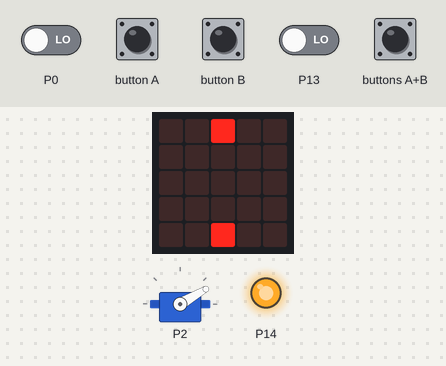
Bench run of a program on a simulated BBC micro:bit (MakeCode). Shown: servo, the board's 5×5 LED display, output pins drawn as LEDs (lit = HIGH). The inputs (shaded band) are chosen by the test bench; at power-on: P0 LOW, P13 LOW.

Above: at 1.2 s.
1.3 s: button A pressed for 0.15 s
At 2.0 s:
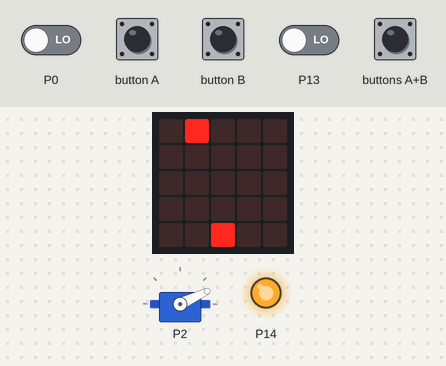
2.9 s: buttons A+B pressed for 0.15 s
At 3.7 s:
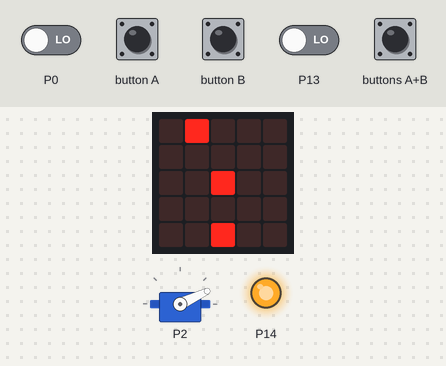
4.5 s: button B pressed for 0.15 s
At 5.4 s:
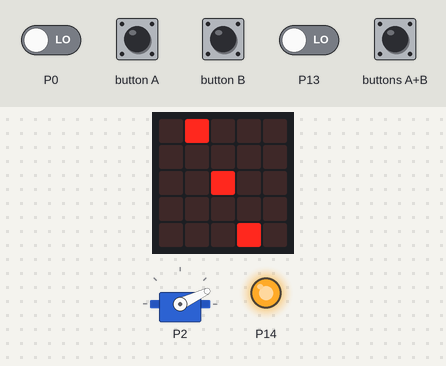
6.1 s: buttons A+B pressed for 1 s
At 7.4 s:
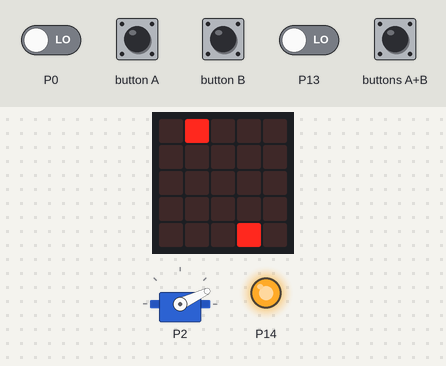
8.6 s: button A pressed for 0.15 s
At 9.8 s:
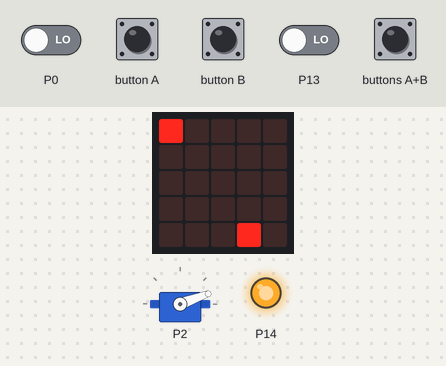
10.2 s: button A pressed for 0.15 s
At 11.8 s:
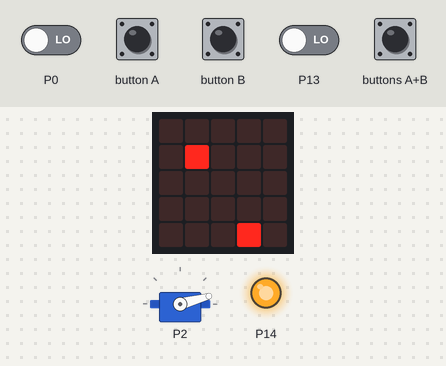
Timing chart, 0 to 12.8 s (numbered marks = the images above; inputs shaded):
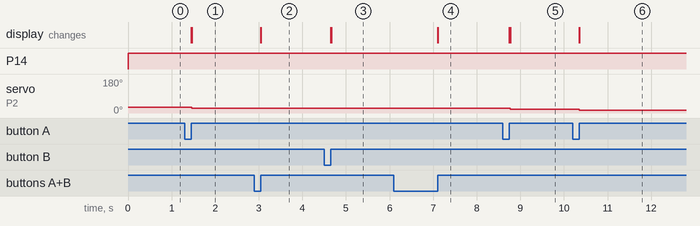

The program:

main.ts
```typescript
input.onButtonPressed(Button.A, function () {
    if (F == 1) {
        basic.clearScreen()
        led.plot(2, 2)
        Angle_F += -5
        Xf += -1
    } else {
        basic.clearScreen()
        angle_O += -5
        Xo += -1
    }
})
input.onButtonPressed(Button.AB, function () {
    if (F == 1) {
        F = 0
        O = 1
        led.unplot(2, 2)
    } else {
        F = 1
        O = 0
        led.plot(2, 2)
    }
})
input.onButtonPressed(Button.B, function () {
    if (F == 1) {
        basic.clearScreen()
        led.plot(2, 2)
        Angle_F += 5
        Xf += 1
    } else {
        basic.clearScreen()
        angle_O += 5
        Xo += 1
    }
})
let O = 0
let F = 0
let Angle_F = 110
let angle_O = 30
let Xo = 2
let Xf = 2
basic.forever(function () {
    if (pins.digitalReadPin(DigitalPin.P13) == 1 || (pins.digitalReadPin(DigitalPin.P0) == 0 || pins.digitalReadPin(DigitalPin.P1) == 0)) {
        pins.digitalWritePin(DigitalPin.P14, 1)
        servos.P2.setAngle(angle_O)
    } else {
        pins.digitalWritePin(DigitalPin.P14, 0)
        servos.P2.setAngle(Angle_F)
    }
    if (Xo > 4) {
        led.plot(Xo - 2, 1)
    } else if (Xo < 0) {
        led.plot(Xo + 2, 1)
    } else {
        led.plot(Xo, 0)
    }
    if (Xf > 4) {
        led.plot(Xf - 2, 3)
    } else if (Xf < 0) {
        led.plot(Xf + 2, 3)
    } else {
        led.plot(Xf, 4)
    }
})
```

test.ts
```typescript
// les tests vont ici ; cela ne sera pas compilé si ce paquet est utilisé en tant qu'extension.
```

Measured:
- after the input at 1.3 s, servo on P2: 30° → 25° after 0.17 s; the display: first changes after 0.15 s (image 1 shows a later state)
- after the input at 2.9 s, the display: changes after 0.15 s (image 2)
- after the input at 4.5 s, the display: first changes after 0.15 s (image 3 shows a later state)
- after the input at 6.1 s, the display: changes after 1.0 s (image 4)
- after the input at 8.6 s, servo on P2: 25° → 20° after 0.16 s; the display: first changes after 0.15 s (image 5 shows a later state)
- after the input at 10.2 s, servo on P2: 20° → 15° after 0.15 s; the display: first changes after 0.15 s (image 6 shows a later state)
